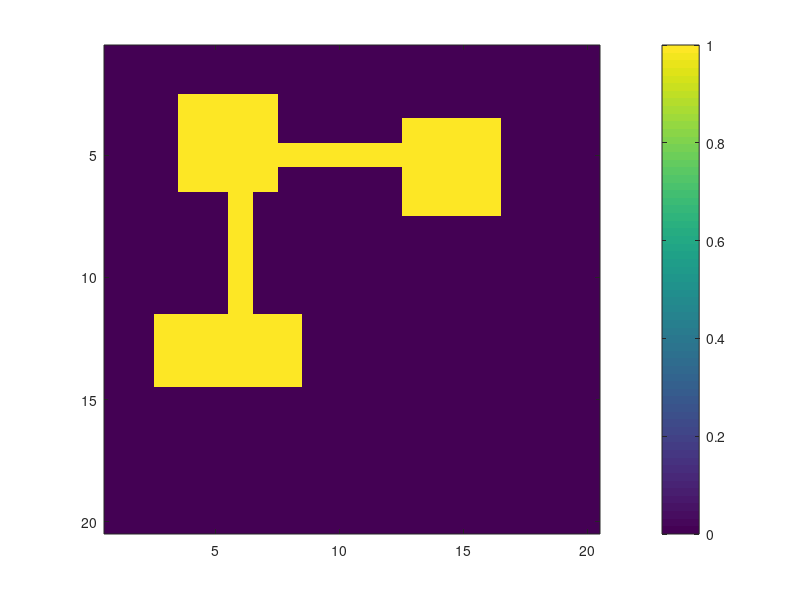
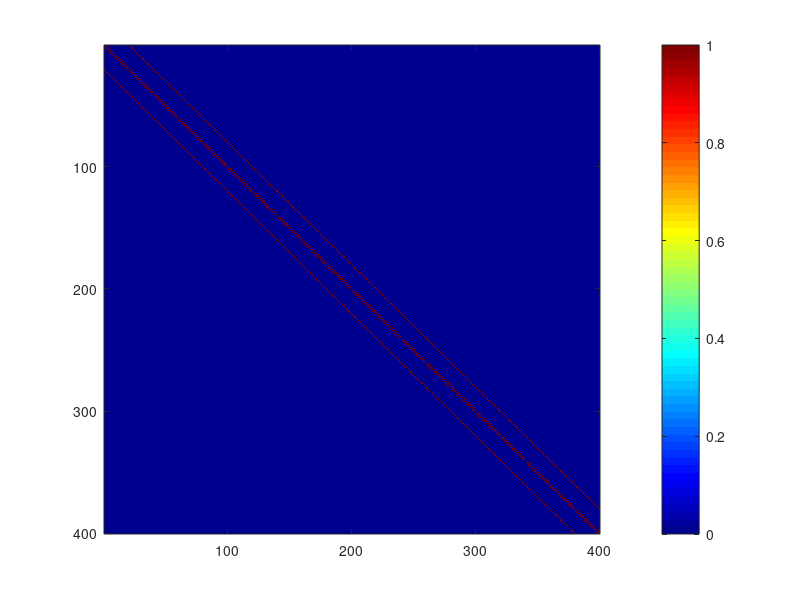
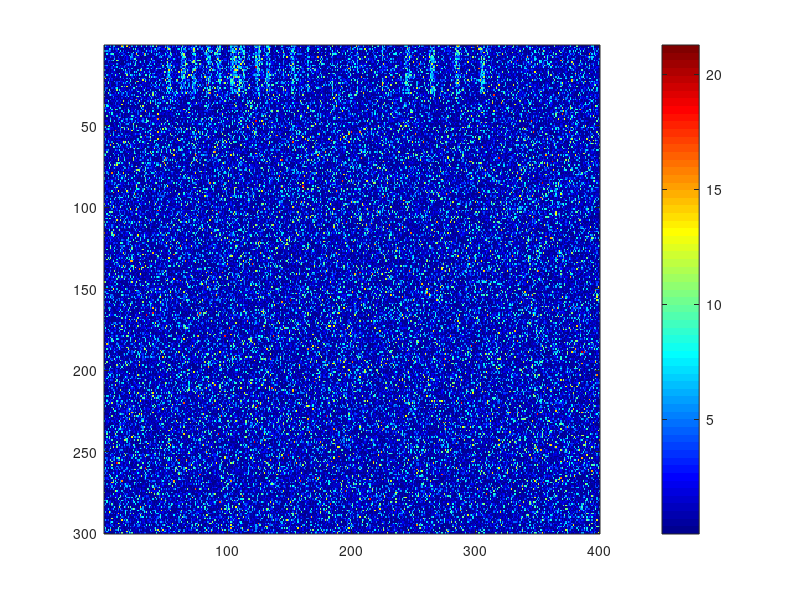
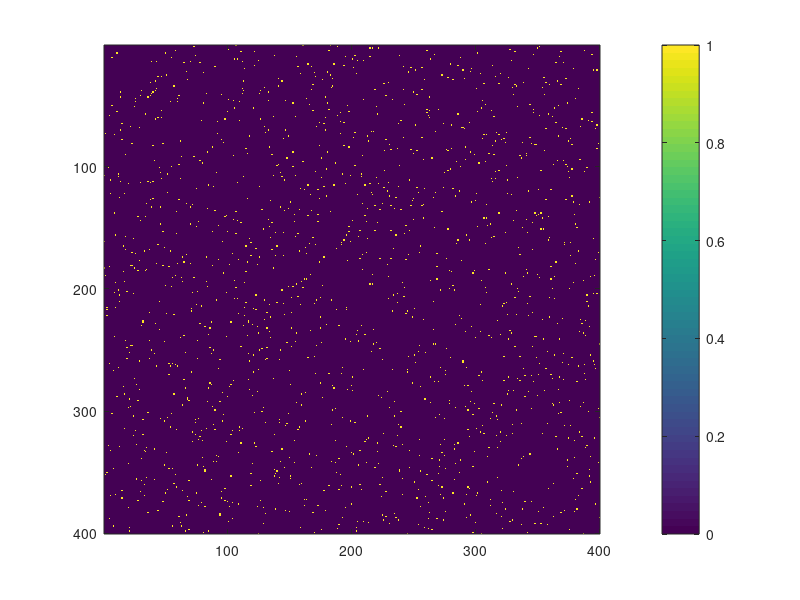

The MATLAB source for these figures, in order: (Note: this script raises an error after producing the figures.)
%% This demo evaluate the performance of Algorithm 1 and A2 in a bipartite graph with an IGDB, such the the columns within the IGDB are retricted in a spatial cluster
rng(11)
k=60;   % case+control
q1=0.8;q2=0.2;
mu0=0;mu1=0.8;sigma=1;
delta=(mu1-mu0)/sigma*sqrt(k/4);
N = 300; M = 400; n = 30; m = 60;  

%% Generate a group of voxels with a spatial cluster
% 20*20 voxels with a voxel cluster that forms IGDB structure with
% rows
col_nodes = zeros(20,20);

%col_nodes(3:6,2:8) = ones(4,7);
%col_nodes(12:14,3:11) = ones(3,9);
%col_nodes(7:11,6) = ones(5,1);
col_nodes(3:6,4:7) = ones(4,4);
col_nodes(12:14,3:8) = ones(3,6);
col_nodes(7:11,6) = ones(5,1);
col_nodes(5,8:12) = ones(1,5);
col_nodes(4:7,13:16) = ones(4,4);

figure;imagesc(col_nodes);colorbar;

%% The graph to indicate the spatial connectivity
xval =  (1:20)'*ones(1,20);
yval = xval';
x_vec = xval(:);
y_vec = yval(:);

distW0 = zeros(M);
for i = 1:size(distW0,1)
    for j = 1:size(distW0,2)
        distW0(i,j) = sum(abs([x_vec(i) y_vec(i)]-[x_vec(j) y_vec(j)]));      
    end
end
distW = distW0<2;
distW = distW-eye(M);
figure;imagesc(distW);colormap jet;colorbar;
true_voxels = col_nodes(:);

s_true = 1:n;
t_true = find(true_voxels);
G = zeros(N,M);
G(s_true,t_true) = ones(n,m);
true_edge = G(:);
false_edge = 1-true_edge;

W_vec=trnd(k-2,N*M,1);
idx_true_edge = find(true_edge);
idx_false_edge = find(false_edge);
sample_idx_true = datasample(idx_true_edge,floor(q1*sum(true_edge)),'Replace',false);
sample_idx_false = datasample(idx_false_edge,ceil(q2*sum(false_edge)),'Replace',false);

W_vec(sample_idx_true) = nctrnd(k-2,delta,size(sample_idx_true));
W_vec(sample_idx_false) = nctrnd(k-2,delta,size(sample_idx_false));
W_n = reshape(W_vec,N,M);

p=2*tcdf(-abs(W_n),k-2);
logP=-log(p);
W_org=logP;

figure;imagesc(W_org);colormap jet;colorbar;

%% Permute nodes in both matrices
perm_matrix = reshape((1:N*M),N,M);
row_perm_idx = randperm(N);
col_perm_idx = randperm(M);
perm_matrix = perm_matrix(row_perm_idx,col_perm_idx);
perm_vec = perm_matrix(:);
[result ID]=sort(perm_vec);
W_vec = W_org(:);
W1_vec = W_vec(perm_vec);
W1 = reshape(W1_vec,N,M);


perm_matrix2 = squareform(1:(M*(M-1)/2));
perm_matrix2 = perm_matrix2(col_perm_idx,col_perm_idx);
perm_vec2 = squareform(perm_matrix2);
distW_vec = squareform(distW);
distW1_vec = distW_vec(perm_vec2);
distW1 = squareform(distW1_vec);
figure;imagesc(distW1);colorbar;snapnow
figure;imagesc(W1);colormap jet;colorbar;snapnow

distW0_vec = squareform(distW0);
distW0_vec_perm = distW0_vec(perm_vec2);
distW0_perm = squareform(distW0_vec_perm);
%figure;imagesc(distW0_perm);colorbar;snapnow

%% Detect IGDB from the bipartite graph
c_vec0 = 0.1:0.1:5;
r=-log(0.05);
lambda_vec0 = 1:0.05:2;
[s_rev,t_rev, c_rev, lambda_rev]=greedy_lik(W1,c_vec0,lambda_vec0,r,10);
s_in = setdiff(1:N,s_rev);
t_in = setdiff(1:M,t_rev);
figure;imagesc(W1(s_in,t_in));colormap jet;colorbar;
figure;imagesc(W1([s_in sort(s_rev)],[t_in sort(t_rev)]));colormap jet;colorbar;

%% Voxels in the detected IGDB may not be spatially connected
raw_t = zeros(M,1);
raw_t(col_perm_idx(t_in)) = ones(size(t_in));
t_shape = reshape(raw_t,20,20);
figure;imagesc(t_shape);colorbar;

%find(true_voxels(col_perm_idx))' %t_in

%% Apply Algorithm A2 to ensure the contiguity
node_weights = sum(W1(s_in,:),1);
t_in_new = Refine_spatial(t_in,distW0_perm,node_weights);

raw_t_new = zeros(M,1);
raw_t_new(col_perm_idx(t_in_new)) = ones(size(t_in_new));
t_shape_new = reshape(raw_t_new,20,20);
figure;imagesc(t_shape_new);colorbar;
